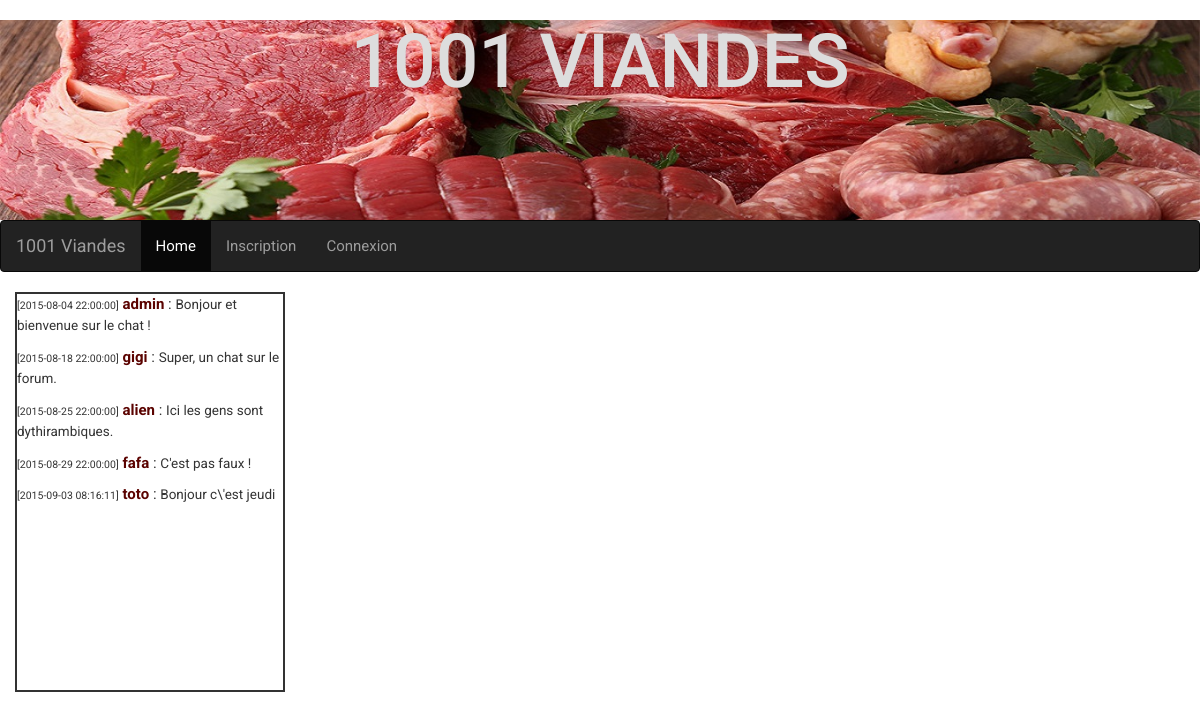
The app's page /apps/skel.php with its own data.
### tables this page shows
CREATE TABLE IF NOT EXISTS `tchat` (
  `id` int(11) NOT NULL AUTO_INCREMENT,
  `message` varchar(4096) NOT NULL,
  `date` timestamp NOT NULL DEFAULT CURRENT_TIMESTAMP,
  `id_auteur` int(11) NOT NULL,
  PRIMARY KEY (`id`),
  KEY `id_auteur` (`id_auteur`)
);

CREATE TABLE IF NOT EXISTS `user` (
  `id` int(11) NOT NULL AUTO_INCREMENT,
  `login` varchar(32) NOT NULL,
  `email` varchar(128) NOT NULL,
  `password` varchar(512) NOT NULL,
  `avatar` varchar(512) NOT NULL,
  `statut` int(11) DEFAULT NULL,
  PRIMARY KEY (`id`),
  UNIQUE KEY `login` (`login`),
  UNIQUE KEY `email` (`email`)
);

### apps/tchat.php (called while the page is built, shortened)
<?php
$manager = new TchatManager($link);
$messages = $manager->selectAll();
require('./views/tchat.phtml');
?>

### apps/skel.php (called while the page is built)
<?php
	require ('./views/skel.phtml');
?>

### models/TchatManager.class.php (called while the page is built, shortened)
<?php
class TchatManager
{
	private $link;
	public function __construct($link)
	{
		$this->link = $link;
	}
	public function selectAll()
	{
		$request = "SELECT * FROM tchat";
		$res = mysqli_query($this->link, $request);
		$resultat = array();
		while ($message = mysqli_fetch_object($res, 'Tchat', array($this->link)))
		{
			$resultat[] = $message;
		}
		return $resultat;
	}
}
?>

### models/Tchat.class.php (called while the page is built, shortened)
<?php
class Tchat
{
	private $message;
	private $date;
	private $id_auteur;
	private $link;
	public function __construct($link)
	{
		$this->link = $link;
	}
	public function getMessage()
	{
		return $this->message;
	}
	public function getDate()
	{
		return $this->date;
	}
	public function getAuteur()
	{
		$manager = new UserManager($this->link);
		$user = $manager->selectById($this->id_auteur);
		return $user;
	}
}
?>

### models/UserManager.class.php (called while the page is built, shortened)
<?php
class UserManager
{
	private $link;
	public function __construct($link)
	{
		$this->link = $link;
	}
	public function selectById($id)
	{
		$request = "SELECT * FROM user WHERE id = '".$id."'";
		$res = mysqli_query($this->link, $request);
		$user = mysqli_fetch_object($res, 'User', array($this->link));
		return $user;
	}
}
?>

### models/User.class.php (called while the page is built, shortened)
<?php
class User
{
	private $login;
	public function getLogin()
	{
		return $this->login;
	}
}
?>

### views/tchat.phtml (the view, shortened to what this page needs)
<div class="tchat">
<?php
$j=0;
while($j<sizeof($messages)){
?>
	<p>
	<span class="tchat_date">[<?=$messages[$j]->getDate()?>]</span>
	<span class="tchat_auteur"><?=$messages[$j]->getAuteur()->getLogin()?></span> :
	<span class="tchat_message"><?=$messages[$j]->getMessage()?></span>
	</p>
<?php
	$j++;
}
?>
</div>

### styles/style.css (style rules this page uses)
* { box-sizing: border-box; }
.tchat { border: 2px solid #333; height: 400px; overflow-y: scroll; }
.tchat_date { font-size: 0.7em; }
.tchat_auteur { font-weight: bold; color: #5B0300; }
.tchat_message { font-size: 0.9em; }
body { font-family: Roboto; font-weight: 400; font-size: 1.5em; }

### records on screen
tchat: date "2015-08-04 22:00:00", id_auteur.login "admin", message "Bonjour et bienvenue sur le chat !"
tchat: date "2015-08-18 22:00:00", id_auteur.login "gigi", message "Super, un chat sur le forum."
tchat: date "2015-08-25 22:00:00", id_auteur.login "alien", message "Ici les gens sont dythirambiques."
tchat: date "2015-08-29 22:00:00", id_auteur.login "fafa", message "C'est pas faux !"
tchat: date "2015-09-03 08:16:11", id_auteur.login "toto", message "Bonjour c\\'est jeudi"
